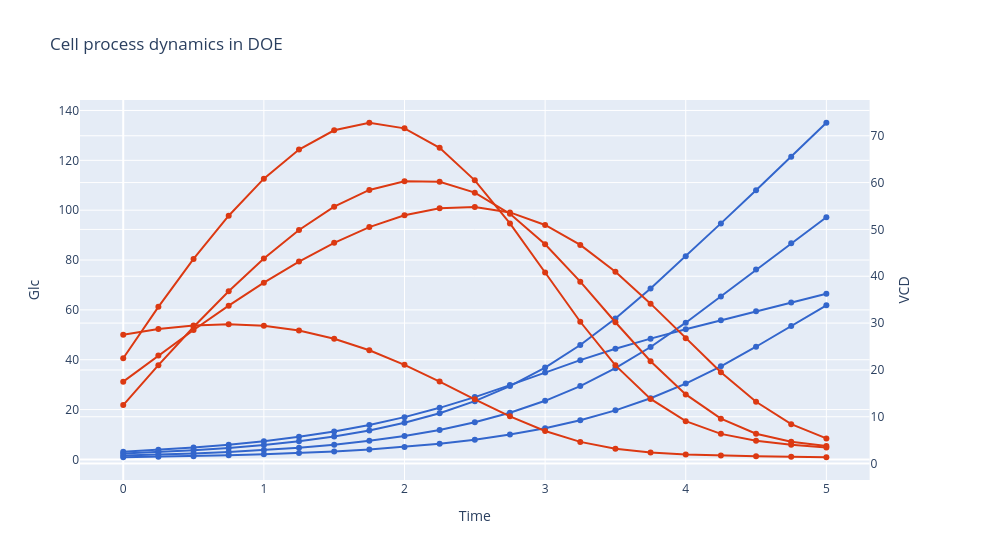

Source (notebook cell):
### Code cell
#@title Plot the training experiments
# Plot experiments
fig = make_subplots(specs=[[{"secondary_y": True}]])
for i in range(NUM_RUNS):
    fig.add_trace(go.Scatter(x=t,y=vcd[:, i], mode='markers+lines',name='VCD:'+str(i), line=dict(color = px.colors.qualitative.G10[0])))
    fig.add_trace(go.Scatter(x=t,y=glc[:, i], mode='markers+lines',name='Glucose:'+str(i),line=dict(color = px.colors.qualitative.G10[1])),secondary_y=True)
fig.update_layout(showlegend=False,title="Cell process dynamics in DOE",xaxis_title="Time",yaxis_title="Glc",width=1000)
fig.update_yaxes(title_text="VCD", secondary_y=True)
fig.show()

### Figure 1 — Plotly figure (JSON) as saved in the notebook; plotly's stock layout.template omitted (floating-point values rounded to 4 significant figures)
{"data": [{"line": {"color": "#3366CC"}, "mode": "markers+lines", "name": "VCD:0", "type": "scatter", "x": [0.0, 0.25, 0.5, 0.75, 1.0, 1.25, 1.5, 1.75, 2.0, 2.25, 2.5, 2.75, 3.0, 3.25, 3.5, 3.75, 4.0, 4.25, 4.5, 4.75, 5.0], "y": [3.125, 3.864, 4.783, 5.924, 7.337, 9.081, 11.22, 13.83, 16.97, 20.7, 25.01, 29.82, 34.88, 39.84, 44.39, 48.47, 52.23, 55.84, 59.4, 62.95, 66.5]}, {"line": {"color": "#DC3912"}, "mode": "markers+lines", "name": "Glucose:0", "type": "scatter", "x": [0.0, 0.25, 0.5, 0.75, 1.0, 1.25, 1.5, 1.75, 2.0, 2.25, 2.5, 2.75, 3.0, 3.25, 3.5, 3.75, 4.0, 4.25, 4.5, 4.75, 5.0], "xaxis": "x", "y": [27.5, 28.72, 29.5, 29.76, 29.42, 28.4, 26.66, 24.2, 21.09, 17.52, 13.73, 10.09, 6.967, 4.634, 3.161, 2.36, 1.951, 1.723, 1.572, 1.455, 1.357], "yaxis": "y2"}, {"line": {"color": "#3366CC"}, "mode": "markers+lines", "name": "VCD:1", "type": "scatter", "x": [0.0, 0.25, 0.5, 0.75, 1.0, 1.25, 1.5, 1.75, 2.0, 2.25, 2.5, 2.75, 3.0, 3.25, 3.5, 3.75, 4.0, 4.25, 4.5, 4.75, 5.0], "y": [2.375, 2.935, 3.662, 4.593, 5.78, 7.289, 9.203, 11.63, 14.69, 18.55, 23.39, 29.42, 36.86, 45.89, 56.54, 68.58, 81.5, 94.7, 108.0, 121.4, 135.1]}, {"line": {"color": "#DC3912"}, "mode": "markers+lines", "name": "Glucose:1", "type": "scatter", "x": [0.0, 0.25, 0.5, 0.75, 1.0, 1.25, 1.5, 1.75, 2.0, 2.25, 2.5, 2.75, 3.0, 3.25, 3.5, 3.75, 4.0, 4.25, 4.5, 4.75, 5.0], "xaxis": "x", "y": [22.5, 33.47, 43.7, 52.93, 60.84, 67.05, 71.16, 72.78, 71.58, 67.43, 60.48, 51.29, 40.81, 30.28, 20.98, 13.81, 9.065, 6.352, 4.888, 4.026, 3.439], "yaxis": "y2"}, {"line": {"color": "#3366CC"}, "mode": "markers+lines", "name": "VCD:2", "type": "scatter", "x": [0.0, 0.25, 0.5, 0.75, 1.0, 1.25, 1.5, 1.75, 2.0, 2.25, 2.5, 2.75, 3.0, 3.25, 3.5, 3.75, 4.0, 4.25, 4.5, 4.75, 5.0], "y": [1.625, 1.969, 2.424, 3.012, 3.762, 4.716, 5.925, 7.455, 9.389, 11.83, 14.89, 18.73, 23.52, 29.42, 36.59, 45.11, 54.86, 65.42, 76.16, 86.72, 97.14]}, {"line": {"color": "#DC3912"}, "mode": "markers+lines", "name": "Glucose:2", "type": "scatter", "x": [0.0, 0.25, 0.5, 0.75, 1.0, 1.25, 1.5, 1.75, 2.0, 2.25, 2.5, 2.75, 3.0, 3.25, 3.5, 3.75, 4.0, 4.25, 4.5, 4.75, 5.0], "xaxis": "x", "y": [12.5, 21.01, 29.16, 36.8, 43.78, 49.89, 54.87, 58.43, 60.29, 60.16, 57.85, 53.34, 46.83, 38.84, 30.19, 21.85, 14.77, 9.592, 6.382, 4.659, 3.745], "yaxis": "y2"}, {"line": {"color": "#3366CC"}, "mode": "markers+lines", "name": "VCD:3", "type": "scatter", "x": [0.0, 0.25, 0.5, 0.75, 1.0, 1.25, 1.5, 1.75, 2.0, 2.25, 2.5, 2.75, 3.0, 3.25, 3.5, 3.75, 4.0, 4.25, 4.5, 4.75, 5.0], "y": [0.875, 1.069, 1.318, 1.635, 2.036, 2.545, 3.187, 3.998, 5.022, 6.313, 7.938, 9.98, 12.54, 15.73, 19.69, 24.55, 30.43, 37.36, 45.21, 53.57, 61.81]}, {"line": {"color": "#DC3912"}, "mode": "markers+lines", "name": "Glucose:3", "type": "scatter", "x": [0.0, 0.25, 0.5, 0.75, 1.0, 1.25, 1.5, 1.75, 2.0, 2.25, 2.5, 2.75, 3.0, 3.25, 3.5, 3.75, 4.0, 4.25, 4.5, 4.75, 5.0], "xaxis": "x", "y": [17.5, 23.09, 28.52, 33.73, 38.63, 43.15, 47.15, 50.49, 53.01, 54.5, 54.77, 53.63, 50.95, 46.69, 40.98, 34.15, 26.76, 19.52, 13.21, 8.423, 5.384], "yaxis": "y2"}], "layout": {"showlegend": false, "title": {"text": "Cell process dynamics in DOE"}, "width": 1000, "xaxis": {"anchor": "y", "domain": [0.0, 0.94], "title": {"text": "Time"}}, "yaxis": {"anchor": "x", "domain": [0.0, 1.0], "title": {"text": "Glc"}}, "yaxis2": {"anchor": "x", "overlaying": "y", "side": "right", "title": {"text": "VCD"}}}}
